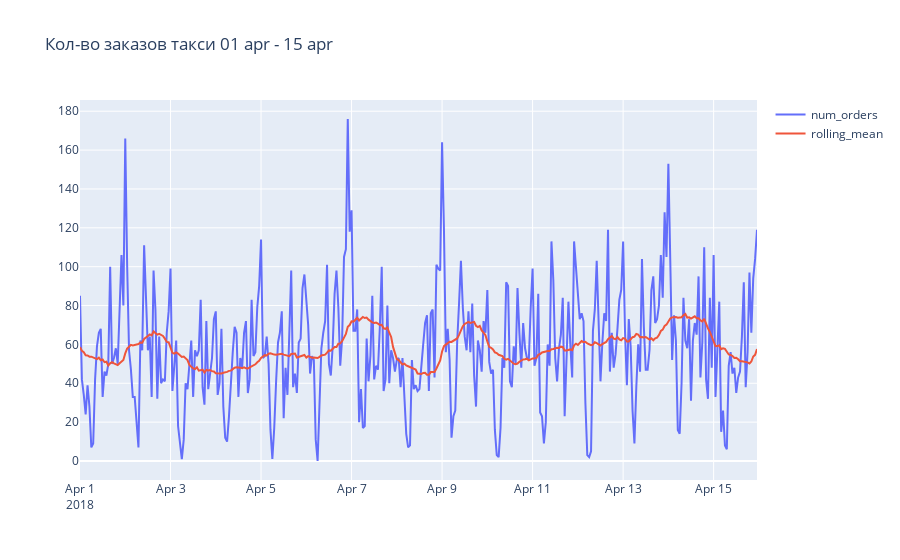

Here is the notebook cell this chart was saved with:
### Code cell
# Рассмотрим подробней тренды
df_2h = df_2h['2018-04-01':'2018-04-15']
plotly_df(df_2h, title = "Кол-во заказов такси 01 apr - 15 apr")

### Figure 1 — Plotly figure (JSON) as saved in the notebook; plotly's stock layout.template omitted (floating-point values rounded to 4 significant figures; data arrays with more than 128 entries replaced by an {"elided": "..."} marker saying what was removed)
{"data": [{"mode": "lines", "name": "num_orders", "type": "scatter", "x": {"elided": "360 str values"}, "y": {"elided": "360 int values"}}, {"mode": "lines", "name": "rolling_mean", "type": "scatter", "x": {"elided": "360 str values"}, "y": {"elided": "360 float values"}}], "layout": {"title": {"text": "Кол-во заказов такси 01 apr - 15 apr"}}}
